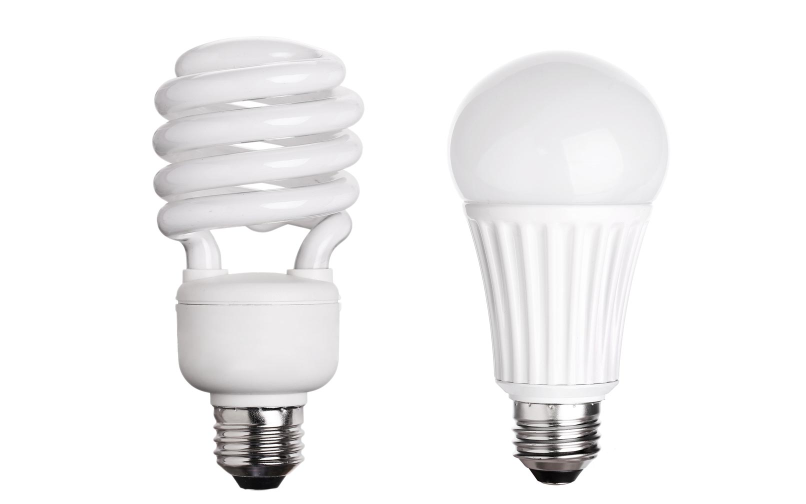
#> input picture data/raw/Hazardous/Hazardous/e-waste/CFL-VS-LED-Lighting - Copy.jpg, 1612 x 1008 px (shown at 1/2 size)
$ python ivp_ppTest_random.py
#> lines starting #> are read from the running program, lines starting #| are printed output that depends on the picture; after the words box and inside, x2 and y2 are one past the last pixel; in counts of white or black regions, pixels touching at a corner belong together
import random
from pathlib import Path
import cv2
import matplotlib.pyplot as plt
import numpy as np

PROJECT_ROOT = Path(__file__).resolve().parent.parent
DATA_DIR = PROJECT_ROOT / "data" / "raw"


def demonstrate_ivp_pipeline(image_path: str):
    # Step 1: Matrix Representation & Color Conversion (CO1)
    img_bgr = cv2.imread(image_path)
#> img_bgr is the input picture: shape (1008, 1612, 3); mean B, G, R 242.9, 242.5, 243
    if img_bgr is None:
        print(f"Error loading image: {image_path}")
        return

    img_rgb = cv2.cvtColor(img_bgr, cv2.COLOR_BGR2RGB)
    img_resized = cv2.resize(img_rgb, (224, 224))
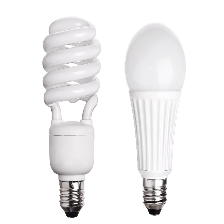
#> img_resized: shape (224, 224, 3); mean R, G, B 243, 242.4, 242.9

    # Step 2: Grayscale Transform (CO1)
    gray = cv2.cvtColor(img_resized, cv2.COLOR_RGB2GRAY)

    # Step 3: Spatial Gaussian Filtering for Noise Reduction (CO2)
    blurred = cv2.GaussianBlur(gray, (5, 5), 1.0)
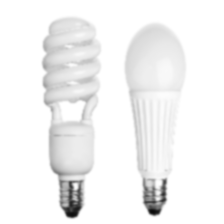
#> blurred: shape (224, 224); min 10, max 255, mean 242.7

    # Step 4: Histogram Equalization via CLAHE (CO2)
    clahe = cv2.createCLAHE(clipLimit=2.0, tileGridSize=(8, 8))
    enhanced = clahe.apply(blurred)
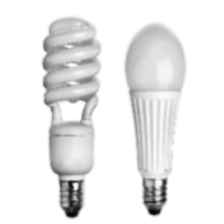
#> enhanced: shape (224, 224); min 5, max 255, mean 235.5

    # Step 5: Canny Edge Detection (CO3)
    edges = cv2.Canny(enhanced, 50, 150)
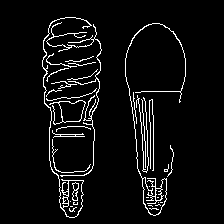
#> edges: shape (224, 224); 5.4% white in thin lines or dots, all inside (x1, y1, x2, y2) = (42, 17, 186, 218)

    # Step 6: Otsu Automatic Segmentation (CO4)
    _, otsu_mask = cv2.threshold(enhanced, 0, 255, cv2.THRESH_BINARY_INV + cv2.THRESH_OTSU)
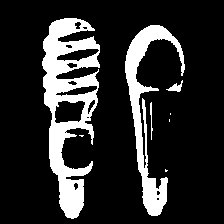
#> otsu_mask: shape (224, 224); 17.4% white; 8 white regions (4 under 20 px), largest, box (x1, y1, x2, y2) and area: (42, 18, 100, 219) 5540, (125, 25, 185, 216) 3021, (166, 80, 183, 92) 84, (150, 102, 153, 140) 53

    # Step 7: Morphological Closing to Fill Holes (CO3)
    kernel = cv2.getStructuringElement(cv2.MORPH_RECT, (5, 5))
    morph_mask = cv2.morphologyEx(otsu_mask, cv2.MORPH_CLOSE, kernel)
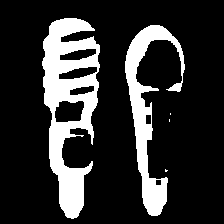
#> morph_mask: shape (224, 224); 18.8% white; 5 white regions (3 under 20 px), largest, box (x1, y1, x2, y2) and area: (42, 18, 100, 219) 5956, (125, 25, 185, 216) 3480

    # Step 8: Foreground Waste Extraction
    segmented = cv2.bitwise_and(img_resized, img_resized, mask=morph_mask)
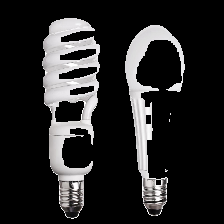
#> segmented: shape (224, 224, 3); mean R, G, B 38.1, 37.7, 37.9

    # 8-Panel Pipeline Plot
    titles = [
        "1. Original RGB (CO1)",
        "2. Grayscale (CO1)",
        "3. Gaussian Blur (CO2)",
        "4. CLAHE Enhanced (CO2)",
        "5. Canny Edges (CO3)",
        "6. Otsu Mask (CO4)",
        "7. Morph. Closed (CO3)",
        "8. Segmented Foreground"
    ]
    images = [img_resized, gray, blurred, enhanced, edges, otsu_mask, morph_mask, segmented]

    plt.figure(figsize=(15, 7))
    for i, (title, img) in enumerate(zip(titles, images)):
        plt.subplot(2, 4, i + 1)
        if len(img.shape) == 2:
            plt.imshow(img, cmap='gray')
        else:
            plt.imshow(img)
        plt.title(title, fontsize=10, fontweight="bold")
        plt.axis("off")
#> this loop made 8 passes
#> title on passes 1 to 8: '1. Original RGB (CO1)', '2. Grayscale (CO1)', '3. Gaussian Blur (CO2)', '4. CLAHE Enhanced (CO2)', '5. Canny Edges (CO3)', '6. Otsu Mask (CO4)', '7. Morph. Closed (CO3)', '8. Segmented Foreground'

    plt.suptitle(f"Sample: {Path(image_path).parent.name} / {Path(image_path).name}", fontsize=12)
    plt.tight_layout()
    plt.show()


if __name__ == "__main__":
    # Collect all image files recursively across all class directories
    all_images = list(DATA_DIR.rglob("*.jpg")) + list(DATA_DIR.rglob("*.png")) + list(DATA_DIR.rglob("*.jpeg"))

    if all_images:
        selected_image = str(random.choice(all_images))
        print(f"Randomly selected sample: {selected_image}")
        demonstrate_ivp_pipeline(selected_image)
    else:
        print("No image files found in data/raw.")

$ run again, on data/raw/Hazardous/Hazardous/e-waste/FluorescentBulbs - Copy.jpg
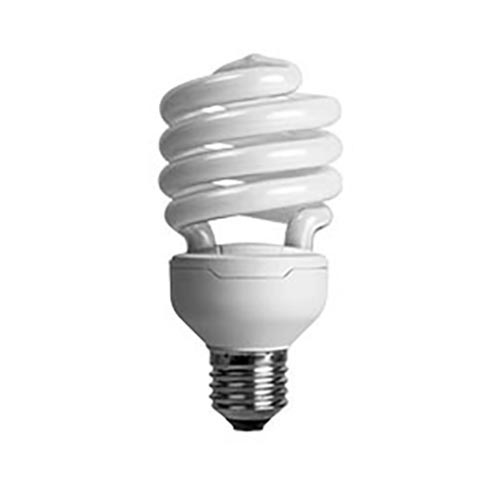
#> input picture data/raw/Hazardous/Hazardous/e-waste/FluorescentBulbs - Copy.jpg, 500 x 500 px
#> in demonstrate_ivp_pipeline, img_bgr is the input picture: shape (500, 500, 3); min 0, max 255, mean 239.9
#> in demonstrate_ivp_pipeline, `edges = cv2.Canny(enhanced, 50, 150)`:
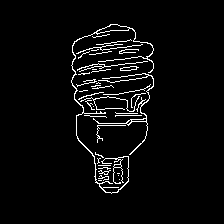
#> edges: shape (224, 224); 4% white in thin lines or dots, all inside (x1, y1, x2, y2) = (71, 24, 154, 194)
#> otsu_mask: shape (224, 224); 12% white; 4 white regions (2 under 20 px), largest, box (x1, y1, x2, y2) and area: (71, 25, 149, 194) 5962, (117, 98, 148, 115) 72
#> morph_mask: shape (224, 224); 12.8% white; 3 white regions (2 under 20 px), largest, box (x1, y1, x2, y2) and area: (71, 25, 149, 194) 6414
#> in demonstrate_ivp_pipeline, `segmented = cv2.bitwise_and(img_resized, img_resized, mask=morph_mask)`:
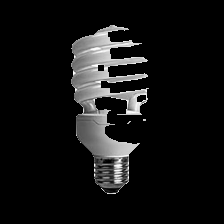
#> segmented: shape (224, 224, 3); min 0, max 255, mean 19.4
#> the loop in demonstrate_ivp_pipeline, `for i, (title, img) in enumerate(zip(titles, images)):` made 8 passes
#> title on passes 1 to 8: '1. Original RGB (CO1)', '2. Grayscale (CO1)', '3. Gaussian Blur (CO2)', '4. CLAHE Enhanced (CO2)', '5. Canny Edges (CO3)', '6. Otsu Mask (CO4)', '7. Morph. Closed (CO3)', '8. Segmented Foreground'
